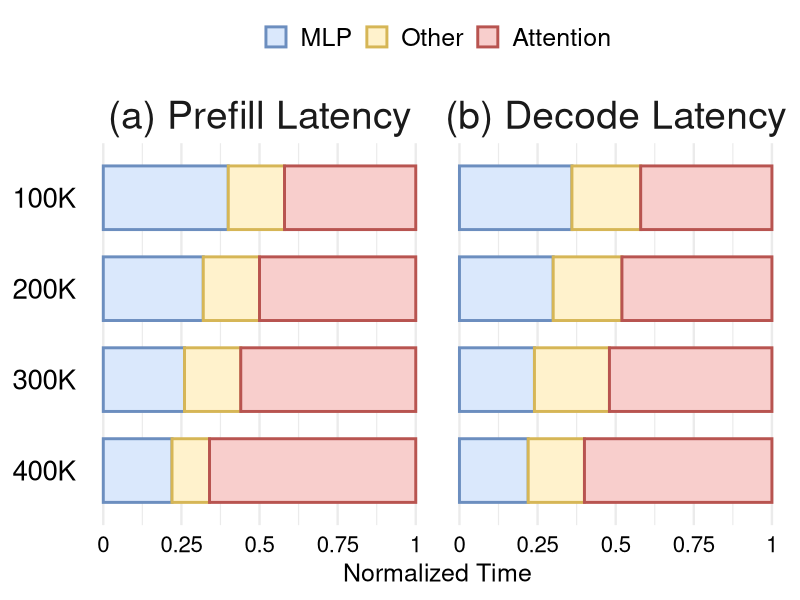

Generate this figure with R:
library(tidyverse)

data <- tribble(
  ~stage,                ~tokens, ~component,  ~latency,
  "(a) Prefill Latency", "100K",  "MLP",       0.40,
  "(a) Prefill Latency", "100K",  "Other",     0.18,
  "(a) Prefill Latency", "100K",  "Attention", 0.42,
  "(a) Prefill Latency", "200K",  "MLP",       0.32,
  "(a) Prefill Latency", "200K",  "Other",     0.18,
  "(a) Prefill Latency", "200K",  "Attention", 0.50,
  "(a) Prefill Latency", "300K",  "MLP",       0.26,
  "(a) Prefill Latency", "300K",  "Other",     0.18,
  "(a) Prefill Latency", "300K",  "Attention", 0.56,
  "(a) Prefill Latency", "400K",  "MLP",       0.22,
  "(a) Prefill Latency", "400K",  "Other",     0.12,
  "(a) Prefill Latency", "400K",  "Attention", 0.66,
  "(b) Decode Latency",  "100K",  "MLP",       0.36,
  "(b) Decode Latency",  "100K",  "Other",     0.22,
  "(b) Decode Latency",  "100K",  "Attention", 0.42,
  "(b) Decode Latency",  "200K",  "MLP",       0.30,
  "(b) Decode Latency",  "200K",  "Other",     0.22,
  "(b) Decode Latency",  "200K",  "Attention", 0.48,
  "(b) Decode Latency",  "300K",  "MLP",       0.24,
  "(b) Decode Latency",  "300K",  "Other",     0.24,
  "(b) Decode Latency",  "300K",  "Attention", 0.52,
  "(b) Decode Latency",  "400K",  "MLP",       0.22,
  "(b) Decode Latency",  "400K",  "Other",     0.18,
  "(b) Decode Latency",  "400K",  "Attention", 0.60,
)

data <- data %>%
  mutate(
    stage = fct_relevel(stage, "(a) Prefill Latency", "(b) Decode Latency"),
    tokens = fct_rev(fct_inorder(tokens)),
    component = fct_relevel(component, "MLP", "Other", "Attention")
  )

fig <- ggplot(data, aes(x = latency, y = tokens, fill = component, colour = component)) +
  geom_col(width = 0.7, linewidth = 1, position = position_stack(reverse = TRUE)) +
  scale_fill_manual(
    values = c(MLP = "#DAE8FC", Other = "#FFF2CC", Attention = "#F8CECC"),
  ) +
  scale_colour_manual(
    values = c(MLP = "#6C8EBF", Other = "#D6B656", Attention = "#B85450"),
  ) +
  scale_x_continuous(
    limits = c(0, 1),
    breaks = c(0, 0.25, 0.5, 0.75, 1),
    labels = c("0", "0.25", "0.5", "0.75", "1"),
  ) +
  labs(x = "Normalized Time", y = NULL) +
  facet_grid(. ~ stage) +
  theme_minimal(base_size = 18) +
  theme(
    strip.text = element_text(size = 28),
    legend.position = "top",
    legend.title = element_blank(),
    legend.text = element_text(size = 18),
    axis.text.x = element_text(size = 16, colour = "black"),
    axis.text.y = element_text(size = 20, colour = "black"),
    panel.grid.major.y = element_blank(),
  )

ggsave("breakdown_1.pdf", fig, width = 8.7, height = 4.3, units = "in")
